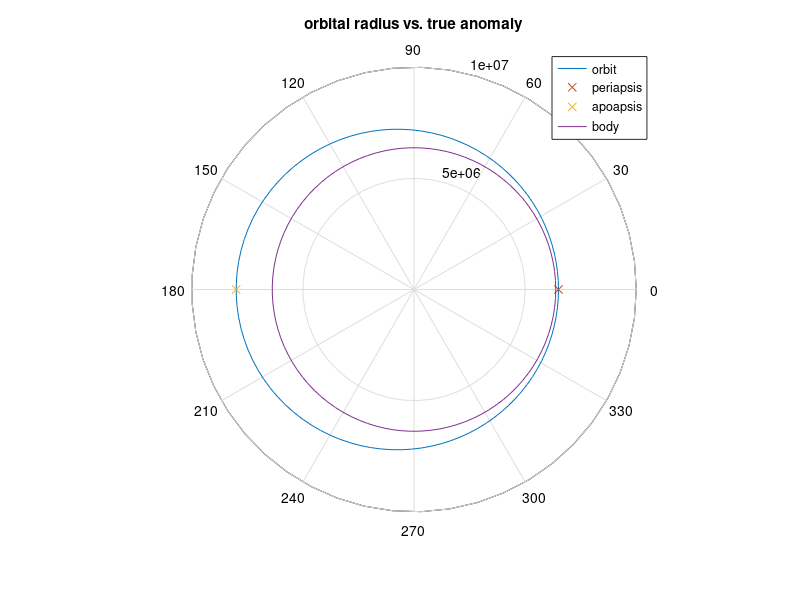

The MATLAB source for this figure:
% Orbital Mechanics
% Basic Explorations
% Damon Printz
% 2/18/2020
clear; close all;
% Orbit Plotter for small satellites around a large body

% orbital constants
G = 6.67384E-11; % gravitational constant [m^3/(kg*s^2)]
ME = 5.972E24; % mass of the body [kg]
RE = 6378.1E3; % radius of the body [km]
mu = G*ME % gravitational parameter [m^3/s^2]

% orbital parameters
rp = 6500E3; % periapsis [m]
ra = 8000E3; % apoapsis [m]


% calculate orbital parameters
a = (rp+ra)/2 % semimajor axis [m]

e = (ra-rp)/(ra+rp) % eccentricity

p = rp*(1+e) % semi-latus rectum 

T = 2*pi()*sqrt(a^3/mu) % orbital period (s)

% calculate radii as a function of true anomaly
theta = linspace(0,2*pi(),100); % true anomaly [rad]
r = (a*(1-e^2))./(1+e.*cos(theta)); % radius [m]

% plot the orbit and points
polar(theta,r); % plot orbital path
hold on;
polar(0,rp,'x') % plot periapsis
polar(pi(),ra,'x') % plot apoapsis
polar(theta,ones(size(theta)).*RE) % plot host body 
title('orbital radius vs. true anomaly')
legend('orbit','periapsis','apoapsis','body')
